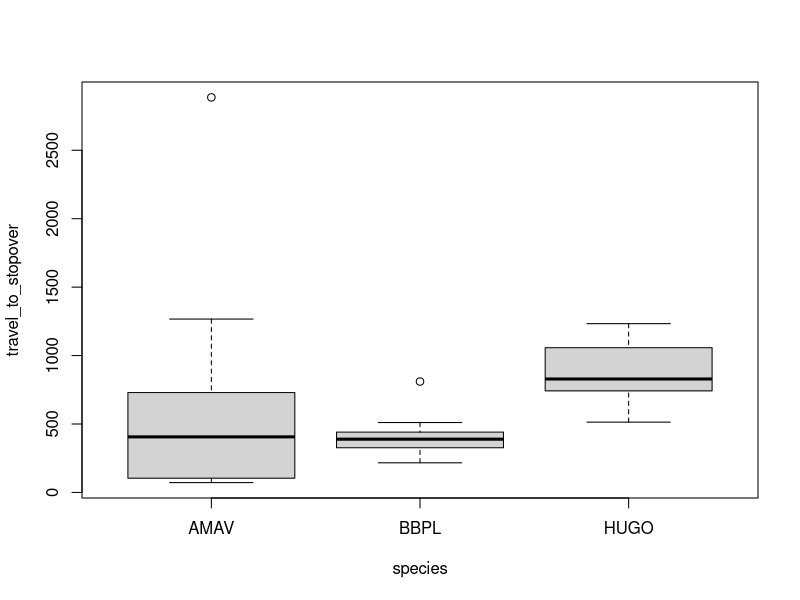
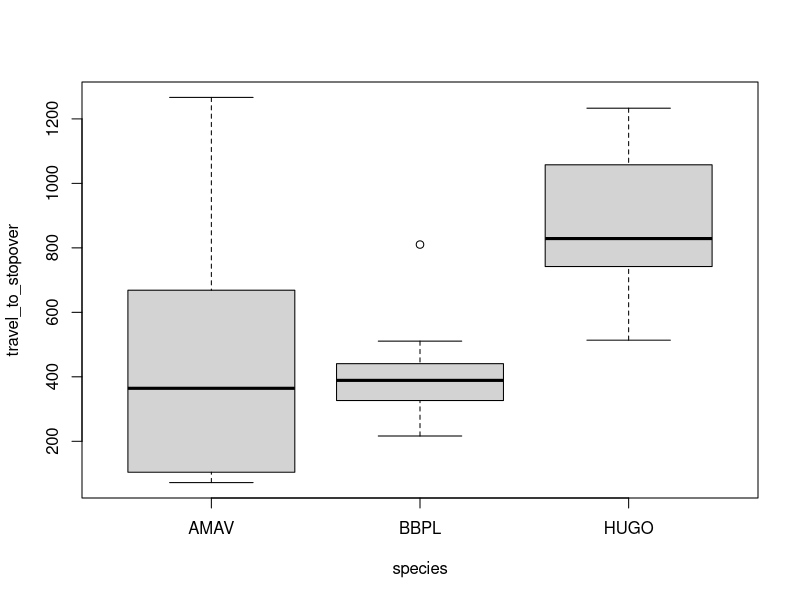

R code for these plots, in order: (Note: this script raises an error after producing the figures.)
# preliminary results - raw data
# mig strategy chapter
# SJC
# March 2022

# data
# everything in this commented out section I'm pretty sure goes into the MC data all file...
#setwd('G:\\My Drive\\shorebirds\\analysis_code\\migration_strategies\\metric_results')
#amav <- read.csv('amav_mig_metrics_030322_2hr.csv')
#bbpl <- read.csv('bbpl_mig_metrics_030322_2hr.csv')
#hugo <- read.csv('hugo_mig_metrics_030322_2hr.csv')

#amav$travel_to_stopover <- readRDS('G:\\My Drive\\shorebirds\\analysis_code\\migration_strategies\\updated_analysis_feb24\\amav_travel_to_stopover.rds')
#bbpl$travel_to_stopover <- readRDS('G:\\My Drive\\shorebirds\\analysis_code\\migration_strategies\\updated_analysis_feb24\\bbpl_travel_to_stopover.rds')
#hugo$travel_to_stopover <- readRDS('G:\\My Drive\\shorebirds\\analysis_code\\migration_strategies\\updated_analysis_feb24\\hugo_travel_to_stopover.rds')

#amav$total_stop_duration <- readRDS('G:\\My Drive\\shorebirds\\analysis_code\\migration_strategies\\updated_analysis_feb24\\amav_total_stop_duration.rds')
#bbpl$total_stop_duration <- readRDS('G:\\My Drive\\shorebirds\\analysis_code\\migration_strategies\\updated_analysis_feb24\\bbpl_total_stop_duration.rds')
#hugo$total_stop_duration <- readRDS('G:\\My Drive\\shorebirds\\analysis_code\\migration_strategies\\updated_analysis_feb24\\hugo_total_stop_duration.rds')

#met <- rbind(amav, bbpl, hugo)
#head(met)
#nrow(met)
# 45

#met$dist_per_day <- met$mig_dist_km/met$mig_duration
#met$dist_per_day[which(met$id==190092)] <- NA

#write.csv(met, "MC_Shorebird_Metric_Data_All_021624.csv")

met <- read.csv("MC_Shorebird_Metric_Data_All_021624.csv")

boxplot(travel_to_stopover~species, data=met) # hugo have more travel per day of stopover, amav have the most variation (the crazy one is legit)
# makes sense given the hardcore first flight of HUGO

test_sub <- met[which(met$id!=190096),]
boxplot(travel_to_stopover~species, data=test_sub) # it doesn't change a ton even without the nutcase avocet

# 45 total
# 24 BBPL
# 14 AMAV
# 7 HUGO

# list of metrics
# nstop = count of stops after leaving winter and before entering breeding area
# prstop = proportion of migration duration spent in stopover (based on time, not # of points)
# mig duration = time between day the bird left wintering area and time the bird entered breeding area
# depart and arrive times = ordinal day of departure from wintering and arrival to breeding
# mean/sd stop duration = based on time spent in individual stopovers
# stop step = based on step lenghts across all individual stopovers
# migration distance = sum of daily displacements between winter and breeding (migration points) daily
#  displacements were used to reduce effect of within-stopover movmements, similar to the 5 day subset
#  Amy used for WFG total migration distance to minimize effect of stopovers for longer WFG migration

# New added 2024 - 
# travel_to_stopover is ratio of stopover days to travel distance, supposed to help differentiate between time minimizing and
# energy minimizing strategies

# plots 
# 2. One box plot for each migration metric with one box for each species (9 total)

# Migration distance
#boxplot(mig_dist_km~species, data=met)

boxplot(amav$mig_dist_km, bbpl$mig_dist_km, hugo$mig_dist_km, 
        main="A) Migration Distance", outline=F, ylim=c(1000, 16000),
        col=c('gray40', 'gray40', 'gray40'), border=c(rep('black', times=3)),
        xaxt="n", axes=T,boxwex=0.3, whisklty=1, staplelwd=0, staplewex=0, whisklwd=2.5, boxlwd=2, medcol="black",
        cex.axis=1.2)
mtext('AMAV', side=1, line=1, at=1, cex=1.5)
mtext('BBPL', side=1, line=1, at=2, cex=1.5)
mtext('HUGO', side=1, line=1, at=3, cex=1.5)
mtext('Kilometers', side=2, line=2.2, cex=1.2)
#legend('topleft', legend = c("Louisiana", "Texas"), fill=c("gray40", "black"), bty='n',  y.intersp = 0.5)
lines(x=c(1,3), y=c(16000,16000), lwd=2) # lines are present if there is a significant difference
lines(x=c(2,3), y=c(15500,15500), lwd=2)
lines(x=c(1,2), y=c(15000,15000), lwd=2)
box()


# Number of stopovers
#boxplot(amav$nstop, bbpl$nstop, hugo$nstop)

boxplot(amav$nstop, bbpl$nstop, hugo$nstop,
        main="B) Number of Stopovers", outline=F, ylim=c(2,16),
        col=c('gray40', 'gray40', 'gray40'), border=c(rep('black', times=3)),
        xaxt="n", axes=T,boxwex=0.3, whisklty=1, staplelwd=0, staplewex=0, whisklwd=2.5, boxlwd=2, medcol="black",
        cex.axis=1.2)
mtext('AMAV', side=1, line=1, at=1, cex=1.5)
mtext('BBPL', side=1, line=1, at=2, cex=1.5)
mtext('HUGO', side=1, line=1, at=3, cex=1.5)
mtext('Number of Stopovers', side=2, line=2.2, cex=1.2)
lines(x=c(1,3), y=c(16,16), lwd=2)
lines(x=c(2,3), y=c(15.5,15.5), lwd=2)
box()


# Migration Duration
#boxplot(amav$mig_duration, bbpl$mig_duration, hugo$mig_duration)

boxplot(amav$mig_duration, bbpl$mig_duration, hugo$mig_duration, ylim=c(0,45),
        main="C) Migration Duration", outline=F, 
        col=c('gray40', 'gray40', 'gray40'), border=c(rep('black', times=3)),
        xaxt="n", axes=T,boxwex=0.3, whisklty=1, staplelwd=0, staplewex=0, whisklwd=2.5, boxlwd=2, medcol="black",
        cex.axis=1.2)
mtext('AMAV', side=1, line=1, at=1, cex=1.5)
mtext('BBPL', side=1, line=1, at=2, cex=1.5)
mtext('HUGO', side=1, line=1, at=3, cex=1.5)
mtext('Days', side=2, line=2.2, cex=1.2)
lines(x=c(1,3), y=c(45,45), lwd=2)
lines(x=c(2,3), y=c(44,44), lwd=2)
box()

# Proportion of time in Stopover
#boxplot(amav$prstop, bbpl$prstop, hugo$prstop)

boxplot(amav$prstop, bbpl$prstop, hugo$prstop, ylim=c(0,1),
        main="D) Proportion of time in Stopover", outline=F, 
        col=c('gray40', 'gray40', 'gray40'), border=c(rep('black', times=3)),
        xaxt="n", axes=T,boxwex=0.3, whisklty=1, staplelwd=0, staplewex=0, whisklwd=2.5, boxlwd=2, medcol="black",
        cex.axis=1.2)
mtext('AMAV', side=1, line=1, at=1, cex=1.5)
mtext('BBPL', side=1, line=1, at=2, cex=1.5)
mtext('HUGO', side=1, line=1, at=3, cex=1.5)
mtext('Proportion', side=2, line=2.2, cex=1.2)
lines(x=c(2,3), y=c(1,1), lwd=2)
box()


# depart time
#boxplot(depart_time~species, data=met, horizontal=T)

boxplot(amav$depart_time, bbpl$depart_time, hugo$depart_time, ylim=c(75, 145),
        main="A) Departure Time", outline=F, 
        col=c('gray40', 'gray40', 'gray40'), border=c(rep('black', times=3)),
        axes=T,boxwex=0.3, whisklty=1, staplelwd=0, staplewex=0, whisklwd=2.5, boxlwd=2, medcol="black",
        cex.axis=1.2, horizontal=T)
mtext('AMAV', side=2, line=1, at=1, cex=1.2)
mtext('BBPL', side=2, line=1, at=2, cex=1.2)
mtext('HUGO', side=2, line=1, at=3, cex=1.2)
mtext('Day of Year', side=1, line=2, cex=1.2)
lines(y=c(1,3), x=c(74,74), lwd=2)
lines(y=c(1,2), x=c(75,75), lwd=2)
lines(y=c(2,3), x=c(76,76), lwd=2)
box()

# arrive time
#boxplot(arrive_time~species, data=met, horizontal=T)

boxplot(amav$arrive_time, bbpl$arrive_time, hugo$arrive_time, ylim=c(115,165),
        main="C) Arrival Time", outline=F, 
        col=c('gray40', 'gray40', 'gray40'), border=c(rep('black', times=3)),
        axes=T,boxwex=0.3, whisklty=1, staplelwd=0, staplewex=0, whisklwd=2.5, boxlwd=2, medcol="black",
        cex.axis=1.2, horizontal=T)
mtext('AMAV', side=2, line=1, at=1, cex=1.2) 
mtext('BBPL', side=2, line=1, at=2, cex=1.2)
mtext('HUGO', side=2, line=1, at=3, cex=1.2)
mtext('Day of Year', side=1, line=2, cex=1.2)
lines(y=c(1,2), x=c(115,115), lwd=2)
lines(y=c(2,3), x=c(116,116), lwd=2)
box()


# stop duration
#boxplot(mean_stop_duration~species, data=met)

boxplot(amav$mean_stop_duration, bbpl$mean_stop_duration, hugo$mean_stop_duration,
        main="E) Mean Stop Duration", outline=F, 
        col=c('gray40', 'gray40', 'gray40'), border=c(rep('black', times=3)),
        xaxt="n", axes=T,boxwex=0.3, whisklty=1, staplelwd=0, staplewex=0, whisklwd=2.5, boxlwd=2, medcol="black",
        cex.axis=1.2)
mtext('AMAV', side=1, line=1, at=1, cex=1.5)
mtext('BBPL', side=1, line=1, at=2, cex=1.5)
mtext('HUGO', side=1, line=1, at=3, cex=1.5)
mtext('Hours', side=2, line=2.2, cex=1.2)
box()


#par(mfrow=c(4,2))


# NOT USING IN PAPER-------------------------

# stop step length
boxplot(mean_stop_step~species, data=met)

boxplot(amav$mean_stop_step, bbpl$mean_stop_step, hugo$mean_stop_step,
        main="Mean Stopover Step length", outline=F, 
        col=c('gray40', 'gray40', 'gray40'), border=c(rep('black', times=3)),
        xaxt="n", axes=T,boxwex=0.3, whisklty=1, staplelwd=0, staplewex=0, whisklwd=2.5, boxlwd=2, medcol="black",
        cex.axis=1.2)
mtext('AMAV', side=1, line=1, at=1, cex=1.5)
mtext('BBPL', side=1, line=1, at=2, cex=1.5)
mtext('HUGO', side=1, line=1, at=3, cex=1.5)
mtext('Meters (per ~2 hours)', side=2, line=2.2, cex=1.2) 
#legend('topleft', legend = c("Louisiana", "Texas"), fill=c("gray40", "black"), bty='n',  y.intersp = 0.5)
box()


boxplot(dist_per_day~species, data=met)

boxplot(met$dist_per_day[which(met$species=='AMAV')], met$dist_per_day[which(met$species=='BBPL')], met$dist_per_day[which(met$species=='HUGO')],
        main="Distance per Day", outline=F, 
        col=c('gray40', 'gray40', 'gray40'), border=c(rep('black', times=3)),
        xaxt="n", axes=T,boxwex=0.3, whisklty=1, staplelwd=0, staplewex=0, whisklwd=2.5, boxlwd=2, medcol="black",
        cex.axis=1.2)
mtext('AMAV', side=1, line=1, at=1, cex=1.5)
mtext('BBPL', side=1, line=1, at=2, cex=1.5)
mtext('HUGO', side=1, line=1, at=3, cex=1.5)
mtext('km', side=2, line=2.2, cex=1.2)
#legend('topleft', legend = c("Louisiana", "Texas"), fill=c("gray40", "black"), bty='n',  y.intersp = 0.5)
box()

# try to make something draw lines

mt <- met[,c(2,7:8,15)]
head(mt)
mt$number <- seq(1, nrow(mt), by=1)
mt
day_seq <- seq(min(mt$depart_time), max(mt$arrive_time), 1)

plot(x=day_seq, y=rep(0, times=length(day_seq)), ylim=c(0,50), type='n', ylab="", xlab="")
for (i in 1:nrow(mt)){
  if (mt$species[i]=="AMAV"){
    abline(a=100, b=140, col='black')
    #abline(a=mt$depart_time[i], b=mt$arrive_time[i], h=mt$number[i], col='deepskyblue4')
  }
}

ggplot(mt, aes(group=id)) + 
  geom_segment(aes(x=depart_time, y=number, xend=arrive_time, yend=number, color=species),size=1.2, data=mt)+
  scale_color_manual(values=c('deepskyblue4', 'black', 'darkorange3'))+
  theme_bw()+
  xlab("Day of Year")+
  ylab("Individual")+
  theme(axis.ticks.y = element_blank(),
        axis.text.y = element_blank(),
        axis.text.x=element_text(size=18))
  
  
  
